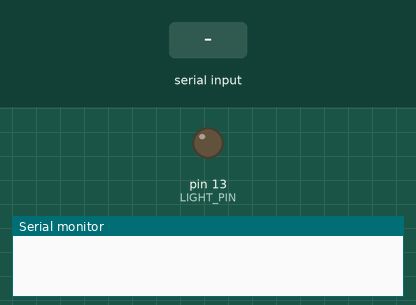
Simulated run of this sketch. Board: Arduino Uno, built with avr-gcc and run on an emulated ATmega328P. On the bench: output pins drawn as LEDs (lit = HIGH), the last lines printed to the serial monitor. Inputs (shaded band) come from the test bench.

Above: at 1.5 s.
1.6 s: "1" received over Serial
At 2.1 s:
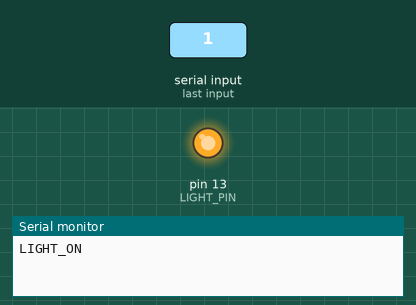
3.1 s: "0" received over Serial
At 4.4 s:
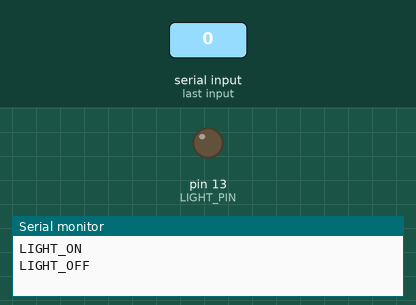
Timing chart, 0 to 6.1 s (numbered marks = the images above; inputs shaded):
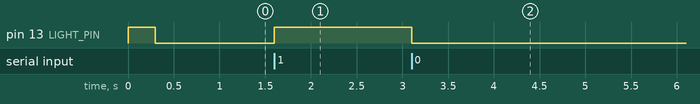

Measured:
- after the input at 1.6 s, pin 13 (LIGHT_PIN): LOW → HIGH at once
- after the input at 3.1 s, pin 13 (LIGHT_PIN): HIGH → LOW at once

The sketch:

SmartHome_Light.ino
```cpp
// SmartHome_Light.ino
// Controls the LED / relay on pin 13
// Receives '1' to turn ON, '0' to turn OFF via Serial at 9600 baud

const int LIGHT_PIN = 13;

void setup() {
  pinMode(LIGHT_PIN, OUTPUT);
  digitalWrite(LIGHT_PIN, LOW);
  Serial.begin(9600);

  // Brief flash to confirm startup
  digitalWrite(LIGHT_PIN, HIGH);
  delay(300);
  digitalWrite(LIGHT_PIN, LOW);
}

void loop() {
  if (Serial.available() > 0) {
    char cmd = Serial.read();

    if (cmd == '1') {
      digitalWrite(LIGHT_PIN, HIGH);  // Turn ON
      Serial.println("LIGHT_ON");
    }
    else if (cmd == '0') {
      digitalWrite(LIGHT_PIN, LOW);   // Turn OFF
      Serial.println("LIGHT_OFF");
    }
  }
}
```
